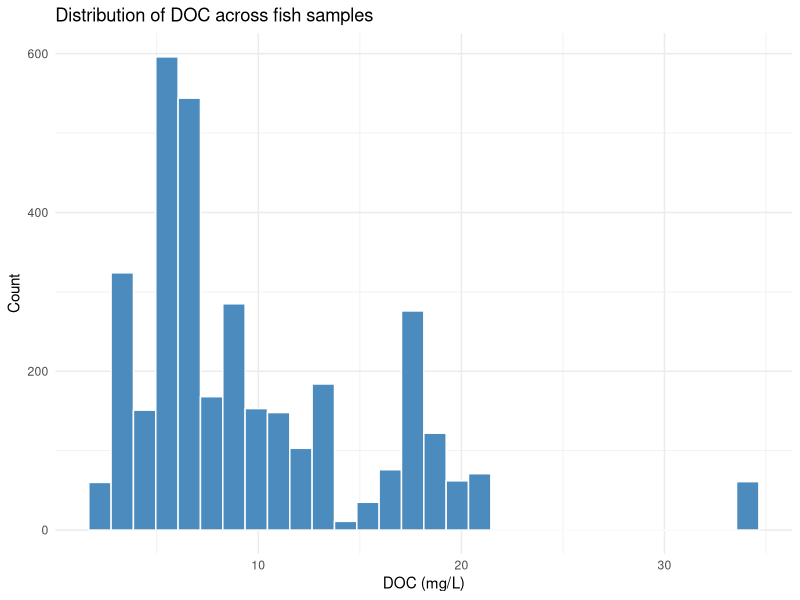
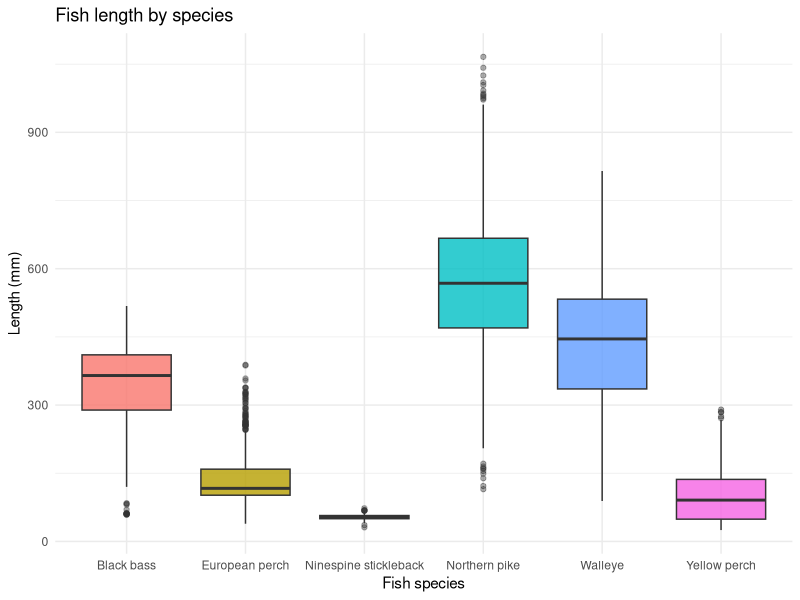

R code for these plots, in order:
## ---- chunk 1
library(readr)
library(dplyr)
library(ggplot2)

analysis_df <- read_csv("../data/analysis_df.csv", show_col_types = FALSE)
## ---- chunk 2
analysis_df %>%
  summarize(
    n_rows = n(),
    n_lakes = n_distinct(lake),
    n_species = n_distinct(fish_species),
    n_regions = n_distinct(region),
    year_min = min(year, na.rm = TRUE),
    year_max = max(year, na.rm = TRUE)
  )
## ---- chunk 3
analysis_df %>%
  summarize(
    mean_doc = mean(doc_mgl, na.rm = TRUE),
    mean_length = mean(length_mm, na.rm = TRUE),
    mean_pelagic = mean(pelagic_diet_proportion, na.rm = TRUE),
    mean_trophic = mean(trophic_position, na.rm = TRUE)
  )
## ---- chunk 4
ggplot(analysis_df, aes(x = doc_mgl)) +
  geom_histogram(bins = 30, fill = "#4B8BBE", color = "white") +
  labs(
    title = "Distribution of DOC across fish samples",
    x = "DOC (mg/L)",
    y = "Count"
  ) +
  theme_minimal()
## ---- chunk 5
ggplot(analysis_df, aes(x = fish_species, y = length_mm, fill = fish_species)) +
  geom_boxplot(alpha = 0.8, outlier.alpha = 0.4) +
  labs(
    title = "Fish length by species",
    x = "Fish species",
    y = "Length (mm)"
  ) +
  theme_minimal() +
  theme(legend.position = "none")
